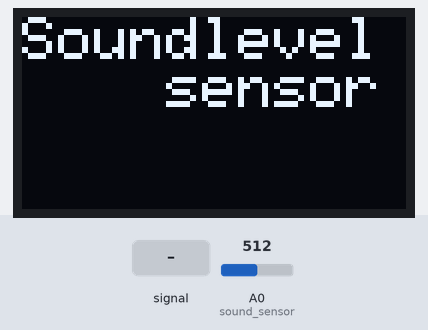
Bench run of a sketch on a simulated Arduino Uno, built with avr-gcc and run on an emulated ATmega328P. Parts: 128×64 one-colour display. Inputs (shaded band) come from the test bench; at power-on: A0 (sound_sensor) = 512. What the sketch prints to the serial monitor is not drawn.

Above: at 0.1 s.
3.3 s: A0 (sound_sensor) fed a 200 Hz sine of ±81 counts around its level
At 4.18 s:
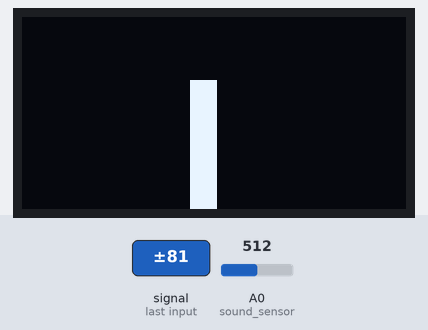
5.3 s: A0 (sound_sensor) set to 716
At 6.4 s:
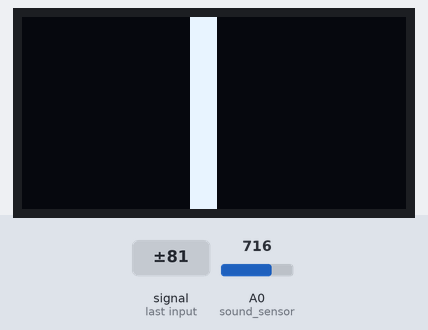
6.9 s: A0 (sound_sensor) fed a 1000 Hz sine of ±255 counts around its level
At 7.12 s:
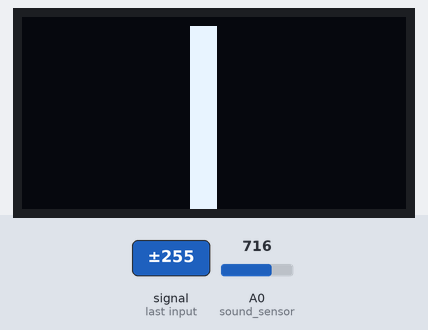
Timing chart, 0 to 9.9 s (numbered marks = the images above; inputs shaded):
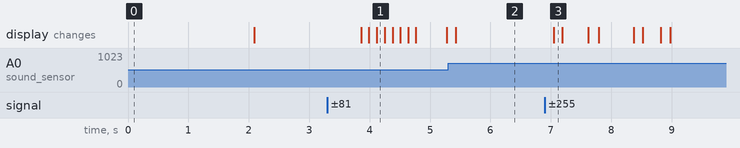

The sketch:

task_1_3_3.ino
```cpp
# include <Wire.h>
# include <Adafruit_GFX.h>
# include <Adafruit_SSD1306.h>
# define OLED_Addr 0x3C

int w = 128;
int h = 64;
int sound_sensor = A0;
int sound_val;
int diff;

Adafruit_SSD1306 display(w,h,&Wire,-1);

void display_bar(int reading)
{
  display.clearDisplay();
  for(int i =0; i<h/2+reading;i++)
  {
    for(int j=56; j<65;j++)
    {
      display.drawPixel(j,64-i,WHITE);
    }
  }
  display.display();
}
void setup() {
  // put your setup code here, to run once:
  pinMode(sound_sensor,INPUT);
    Wire.begin();
  Serial.begin(9600);
  if(!display.begin(SSD1306_SWITCHCAPVCC, OLED_Addr))
  {
    Serial.println("oled not detected");
    while(true);
  }
  display.clearDisplay();
  display.setTextSize(2);
  display.setTextColor(WHITE);
  display.setCursor(0,0);

  display.println("Soundlevel    sensor");
  display.display();
  delay(2000);
  display.clearDisplay();
}

void loop() {
  // put your main code here, to run repeatedly:
  sound_val = analogRead(sound_sensor);
  Serial.print(sound_val);
  Serial.print("   ");
  diff = sound_val -569;
  Serial.println(diff);
  diff = map(diff,0,32,-32,32);
  display_bar(diff);
  //Serial.println(diff);
  delay(100);

}
```

Measured:
- after the input at 3.3 s, the display: first changes after 0.56 s (image 1 shows a later state)
- after the input at 6.9 s, the display: changes after 0.15 s (image 3)
